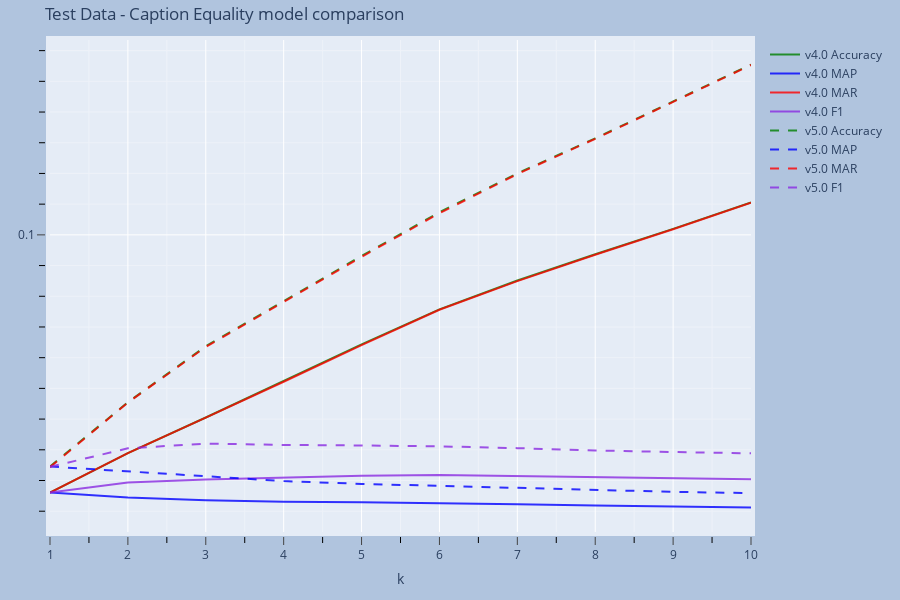

The notebook cell saved with this chart:
### Code cell
_ = retrieval_graph_compare(
    [model["results"] for model in results], dataset_reference, model_labels, tot_relevant_cap,
    k_range=(1, k),
    metrics=metrics, 
    titlexyf=("k", None, "Test Data - Caption Equality model comparison"),
    reference_preprocess=reference_preprocess_cap
)

### Figure 1 — Plotly figure (JSON) as saved in the notebook; plotly's stock layout.template omitted (floating-point values rounded to 4 significant figures)
{"data": [{"line": {"color": "green", "dash": "solid"}, "mode": "lines+text", "name": "v4.0 Accuracy", "opacity": 0.8, "type": "scatter", "x": [1, 2, 3, 4, 5, 6, 7, 8, 9, 10], "y": [0.01609, 0.02894, 0.04053, 0.0523, 0.06431, 0.07571, 0.08514, 0.09367, 0.102, 0.1105]}, {"line": {"color": "blue", "dash": "solid"}, "mode": "lines+text", "name": "v4.0 MAP", "opacity": 0.8, "type": "scatter", "x": [1, 2, 3, 4, 5, 6, 7, 8, 9, 10], "y": [0.01609, 0.0145, 0.01355, 0.01312, 0.01295, 0.01274, 0.01229, 0.01186, 0.01149, 0.01124]}, {"line": {"color": "red", "dash": "solid"}, "mode": "lines+text", "name": "v4.0 MAR", "opacity": 0.8, "type": "scatter", "x": [1, 2, 3, 4, 5, 6, 7, 8, 9, 10], "y": [0.01606, 0.02891, 0.0405, 0.05216, 0.0641, 0.07559, 0.08494, 0.09351, 0.1018, 0.1105]}, {"line": {"color": "blueviolet", "dash": "solid"}, "mode": "lines+text", "name": "v4.0 F1", "opacity": 0.8, "type": "scatter", "x": [1, 2, 3, 4, 5, 6, 7, 8, 9, 10], "y": [0.01608, 0.01931, 0.02031, 0.02096, 0.02154, 0.0218, 0.02148, 0.02105, 0.02066, 0.0204]}, {"line": {"color": "green", "dash": "dash"}, "mode": "lines+text", "name": "v5.0 Accuracy", "opacity": 0.8, "type": "scatter", "x": [1, 2, 3, 4, 5, 6, 7, 8, 9, 10], "y": [0.02456, 0.04551, 0.0637, 0.07835, 0.09313, 0.1074, 0.12, 0.1314, 0.1435, 0.1554]}, {"line": {"color": "blue", "dash": "dash"}, "mode": "lines+text", "name": "v5.0 MAP", "opacity": 0.8, "type": "scatter", "x": [1, 2, 3, 4, 5, 6, 7, 8, 9, 10], "y": [0.02456, 0.02294, 0.02141, 0.0198, 0.0189, 0.01821, 0.0175, 0.0168, 0.0163, 0.01589]}, {"line": {"color": "red", "dash": "dash"}, "mode": "lines+text", "name": "v5.0 MAR", "opacity": 0.8, "type": "scatter", "x": [1, 2, 3, 4, 5, 6, 7, 8, 9, 10], "y": [0.02434, 0.04539, 0.06349, 0.07804, 0.09284, 0.107, 0.1198, 0.1313, 0.1434, 0.1553]}, {"line": {"color": "blueviolet", "dash": "dash"}, "mode": "lines+text", "name": "v5.0 F1", "opacity": 0.8, "type": "scatter", "x": [1, 2, 3, 4, 5, 6, 7, 8, 9, 10], "y": [0.02445, 0.03047, 0.03203, 0.03158, 0.03141, 0.03113, 0.03054, 0.02978, 0.02928, 0.02884]}], "layout": {"height": 600, "margin": {"b": 20, "l": 50, "pad": 4, "r": 50, "t": 40}, "paper_bgcolor": "LightSteelBlue", "title": {"text": "Test Data - Caption Equality model comparison"}, "width": 900, "xaxis": {"dtick": 1, "minor": {"dtick": 0.5, "showgrid": true, "tickcolor": "black", "ticklen": 6}, "range": [1, 10], "ticklabelstep": 1, "ticklen": 8, "ticks": "outside", "title": {"text": "k"}}, "yaxis": {"dtick": 0.1, "minor": {"dtick": 0.01, "showgrid": true, "tickcolor": "black", "ticklen": 6}, "ticklabelstep": 1, "ticklen": 8, "ticks": "outside", "title": {}}}}
